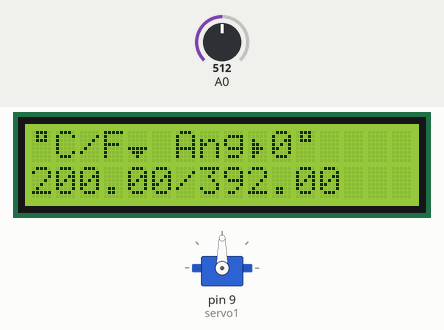
Recording of a sketch running on a simulated Arduino Uno, built with avr-gcc and run on an emulated ATmega328P. Shown: servo, 16×2 character LCD. The test bench sets the inputs (shaded band); at power-on: A0 = 512.

Above: at 1.2 s.
1.3 s: A0 set to 185
At 1.6 s:
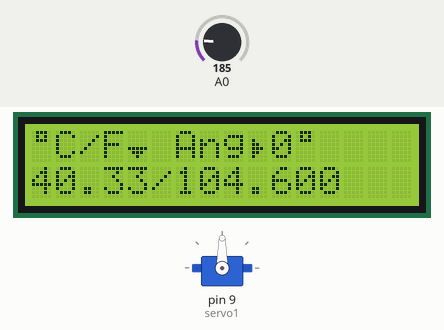
2.8 s: A0 set to 156
At 4.6 s:
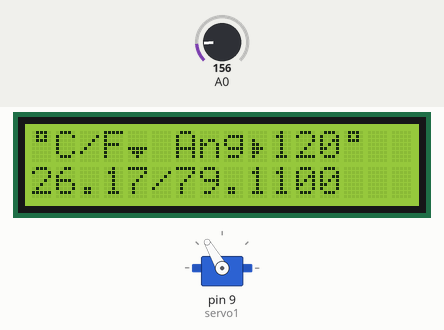
5.5 s: A0 set to 134
At 7.3 s:
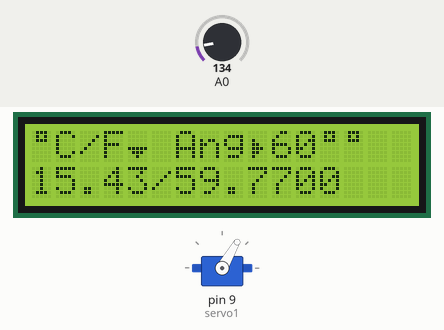
7.6 s: A0 set to 122
At 8.6 s:
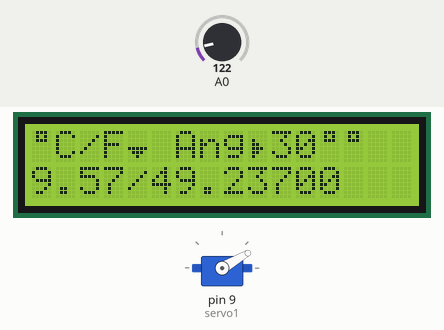
Timing chart, 0 to 10.4 s (numbered marks = the images above; inputs shaded):
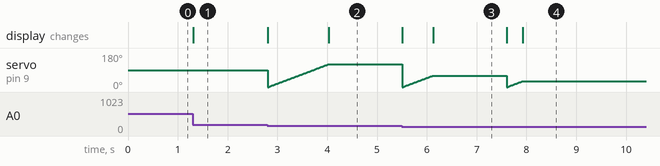

The sketch:

4_katse_temperatuuritundlik_servol_litus_kald.ino
```cpp
//Antud koodis on vaja kasutada LiquidCrystal.h ja Servo.h teeke
#include <LiquidCrystal.h>
#include  <Servo.h>

const int tempPin = 0;
LiquidCrystal lcd(12,11,5,4,3,2);
byte customChar[8] = {
	0b01110,
	0b01010,
	0b01110,
	0b00000,
	0b00000,
	0b00000,
	0b00000,
	0b00000
};
byte customChar2[8] = {
	0b00000,
	0b00000,
	0b00000,
	0b00000,
	0b11111,
	0b01110,
	0b00100,
	0b00000
};
byte customChar3[8] = {
	0b00000,
	0b00000,
	0b01000,
	0b01100,
	0b01110,
	0b01100,
	0b01000,
	0b00000
};
//Säilitame sellesse muutujasse servomootori praeguse asendi
int servoAngleTemp = 0;
int servoAngle = 0;
//Loome Servomootori jaoks uue objekti nimega servo1
Servo servo1;


void setup()
{
  	//"Teavitame" servomuutujat, et servomootor on ühendatud pin 9-ga
	servo1.attach(9);
    lcd.createChar(0, customChar);
    lcd.createChar(1, customChar2);
    lcd.createChar(2, customChar3);
  	lcd.begin(16,2);

}

void loop()
{
  	//Temperatuuriandur annab meile pingeväärtuse
	float voltage, degreesC, degreesF;

  	voltage = getVoltage(tempPin);

  	//Teisendame pinge Celsiuseks
	degreesC = (voltage - 0.5) * 100.0;

  	//Teisendame pinge Fahrenheit'i
  	degreesF = degreesC * (9.0/5.0) + 32.0;

	//Loeme servoanduri praeguse nurga ja salvestame ta muutujasse

  	//Kirjutame LCD-ekraanile väärtused

  	lcd.setCursor(0, 0);
    lcd.write((uint8_t)0);
  	lcd.print("C/F");
    lcd.write((uint8_t)1);
  	lcd.print(" Ang");
    lcd.write((uint8_t)2);
    lcd.print(servoAngle);
    lcd.write((uint8_t)0);
    lcd.setCursor(0, 1);
    lcd.print(degreesC);
  	lcd.print("/");
  	lcd.print(degreesF);

  	/*Servomootori nurka saab muuta, kui kirjutame tema muutujasse
  	  uue väärtuse, kasutades selleks servoobjekt.write(väärtus)*/

	if (degreesC > 0 & degreesC < 10 & servoAngle != 30)
    {
      //if (servoAngle < 30)
      //{
    	for (int position = 0; position < 31; position += 2)
        {
        	servo1.write(position);

            servoAngleTemp = position;
            delay(20);
        }
    //}
 /*     if (servoAngle > 30)
      {
      	for (int position = 0; position == 30; position --)
        {
        	servo1.write(position);
            servoAngle = position;
          	delay(20);
        }
      } */
    }

  	if (degreesC >= 10 & degreesC < 20 & servoAngle != 60)
    {

    	for (int position = 0; position < 61; position += 2)
        {
        	servo1.write(position);
            servoAngleTemp = position;
          	delay(20);
        }

    }

  	if (degreesC >= 20 & degreesC < 35 & servoAngle != 120)
    {
    	for (int position = 0; position < 121; position += 2)
        {
        	servo1.write(position);
            servoAngleTemp = position;
          	delay(20);
        }

    }
  	if (degreesC >= 35 & servoAngle != 180)
    {

        for (int position = 0; position == 181; position --)
        {
        	servo1.write(position);
            servoAngleTemp = position;
          	delay(20);
        }

    }
	servoAngle = servoAngleTemp;


}

float getVoltage(int pin)
{
	return (analogRead(pin) * 0.004882814);
}
```

Measured:
- the behaviour switches between 175 and 174 on A0 (found by bisection; images 1 and 2)
- the behaviour switches between 144 and 143 on A0 (found by bisection; images 2 and 3)
- after the input at 1.3 s, the display: changes at once (image 1)
- after the input at 2.8 s, the display: first changes at once (image 2 shows a later state)
- after the input at 5.5 s, the display: first changes at once (image 3 shows a later state)
- after the input at 7.6 s, the display: first changes at once (image 4 shows a later state)
